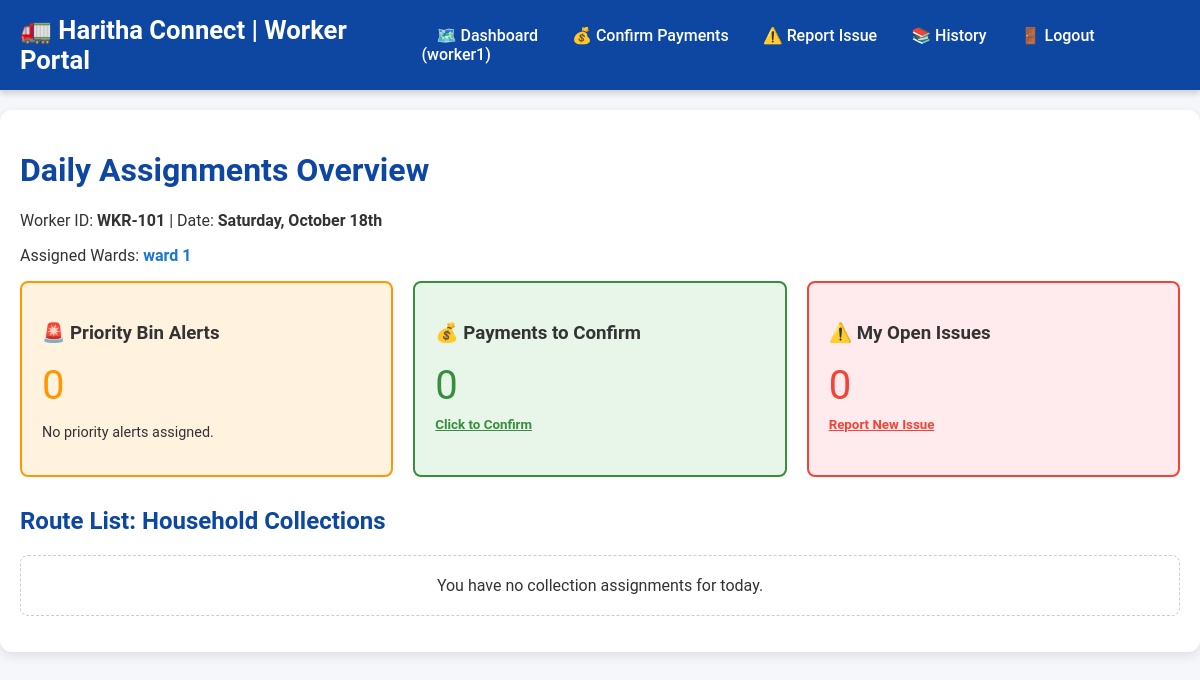
Before: /workers/dashboard/ (signed in) with the older database file.
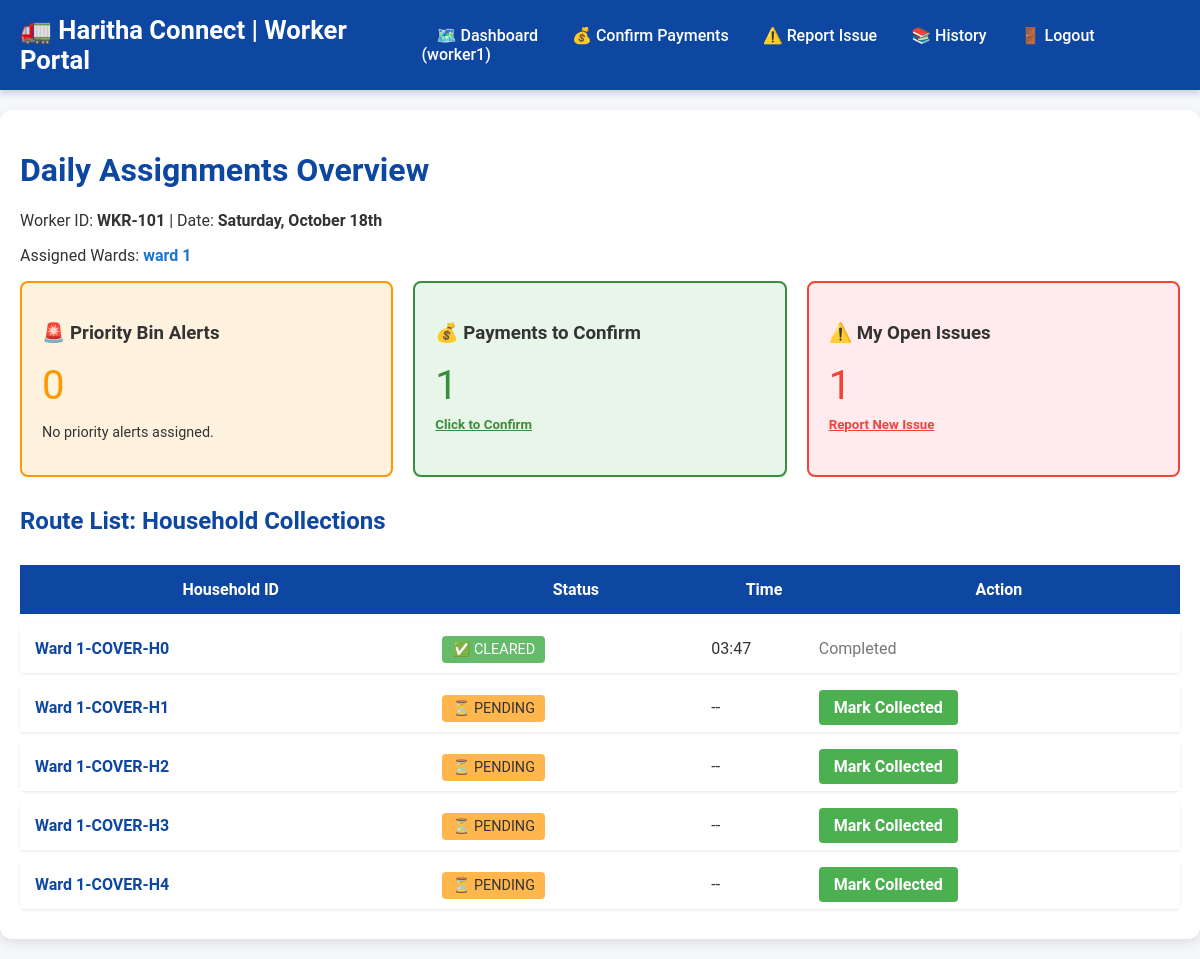
After: the same page with the newer database file.
### workers/models.py (models this page shows, shortened)
class WorkerProfile(models.Model):
    user = models.OneToOneField(settings.AUTH_USER_MODEL, on_delete=models.CASCADE)
    worker_id = models.CharField(max_length=50, unique=True)
    assigned_wards = JSONField(default=list)
    class Meta:
        verbose_name_plural = "Worker Profiles"

class CollectionAssignment(models.Model):
    worker = models.ForeignKey(WorkerProfile, on_delete=models.CASCADE)
    assignment_date = models.DateField(default=timezone.now)
    collection_cycle_day = models.IntegerField(default=1, help_text="Day of the month's collection cycle (1-10).")
    household_id = models.CharField(max_length=50)
    is_collected = models.BooleanField(default=False)
    collection_time = models.DateTimeField(null=True, blank=True)
    photo_proof = models.ImageField(upload_to='collection_proofs/', null=True, blank=True, help_text="Upload photo proof of collection (Max size: 5 MB).")
    class Meta:
        unique_together = ('assignment_date', 'household_id')

### workers/views.py (the view)
# urls.py: path('dashboard/', views.worker_dashboard, name='worker_dashboard'),
@login_required(login_url='worker_login')
@user_passes_test(is_worker, login_url='worker_login')
def worker_dashboard(request):
    worker_profile = request.user.workerprofile
    today = timezone.localdate()
    current_month = today.month
    current_year = today.year
    households_to_skip = NoCollectionRequest.objects.filter(
        collection_month=current_month,
        collection_year=current_year
    ).values_list('resident__household_id', flat=True)
    daily_assignments = CollectionAssignment.objects.filter(
        worker=worker_profile,
        assignment_date=today
    ).exclude(household_id__in=households_to_skip).order_by('household_id')
    priority_alerts = BinFullAlert.objects.filter(
        worker_assigned=worker_profile
    ).exclude(status='CLEARED')
    unconfirmed_payments_count = Payment.objects.filter(
        is_paid_online=False,
        worker_who_received_cash__isnull=True
    ).count()
    open_worker_complaints = WorkerComplaint.objects.filter(worker=worker_profile, status='PENDING').count()
    context = {
        'worker_profile': worker_profile,
        'today': today,
        'assignments': daily_assignments,
        'priority_alerts': priority_alerts,
        'unconfirmed_payments_count': unconfirmed_payments_count,
        'open_worker_complaints': open_worker_complaints,
    }
    return render(request, 'workers/dashboard.html', context)

### workers/views.py (called while the page is built)
def is_worker(user):
    return WorkerProfile.objects.filter(user=user).exists()

### workers/templates/workers/dashboard.html (shortened to what this page needs)
{% extends "workers/base.html" %}
{% block content %}
    <h1>Daily Assignments Overview</h1>
    <p>Worker ID: <strong>{{ worker_profile.worker_id }}</strong> | Date: <strong>{{ today|date:"l, F jS" }}</strong></p>
    <p>Assigned Wards: <strong style="color: #1976d2;">{{ worker_profile.assigned_wards|join:", " }}</strong></p>
    <div style="display: grid; grid-template-columns: repeat(3, 1fr); gap: 20px; margin-bottom: 30px;">
        <div style="border: 2px solid #ff9800; padding: 20px; border-radius: 8px; background-color: #fff3e0;">
            <h3>🚨 Priority Bin Alerts</h3>
            <p style="font-size: 2.5em; color: #ff9800; margin: 5px 0;">{{ priority_alerts.count }}</p>
            {% if priority_alerts %}
                <ul style="list-style: none; padding: 0; margin-top: 10px;">
                    {% for alert in priority_alerts %}
                    <li style="border: 1px solid #ff9800; padding: 10px; margin-bottom: 5px; background-color: #fffaf0; font-size: 0.9em;">
                        #{{ alert.id }} - {{ alert.resident.household_id }}
                        <a href="{% url 'alert_detail_action' alert.id %}"
           style="margin-left: 10px; color: #0d47a1; font-weight: bold;">
            View Details & Clear
        </a>
                    </li>
                    {% endfor %}
                </ul>
            {% else %}
                <p style="font-size: 0.9em;">No priority alerts assigned.</p>
            {% endif %}
        </div>
        <div style="border: 2px solid #388e3c; padding: 20px; border-radius: 8px; background-color: #e8f5e9;">
            <h3>💰 Payments to Confirm</h3>
            <p style="font-size: 2.5em; color: #388e3c; margin: 5px 0;">{{ unconfirmed_payments_count }}</p>
            <small><a href="{% url 'confirm_offline_payment' %}" style="color: #388e3c; font-weight: bold;">Click to Confirm</a></small>
        </div>
        <div style="border: 2px solid #f44336; padding: 20px; border-radius: 8px; background-color: #ffebee;">
            <h3>⚠️ My Open Issues</h3>
            <p style="font-size: 2.5em; color: #f44336; margin: 5px 0;">{{ open_worker_complaints }}</p>
            <small><a href="{% url 'raise_field_issue' %}" style="color: #f44336; font-weight: bold;">Report New Issue</a></small>
        </div>
    </div> <h2 style="margin-top: 30px;">Route List: Household Collections</h2>
    {% if assignments %}
        <table style="width: 100%; border-spacing: 0 10px; border: none;">
            <thead>
                <tr style="background-color: #0d47a1; color: white;">
                    <th style="padding: 15px;">Household ID</th>
                    <th>Status</th>
                    <th>Time</th>
                    <th>Action</th>
                </tr>
            </thead>
            <tbody>
                {% for assignment in assignments %}
                <tr style="box-shadow: 0 1px 3px rgba(0,0,0,0.1); border-radius: 4px; background-color: white;">
                    <td style="font-weight: bold; color: #0d47a1; padding: 15px;">{{ assignment.household_id }}</td>
                    <td>
                        {% if assignment.is_collected %}
                            <span style="background-color: #66bb6a; color: white; padding: 5px 10px; border-radius: 4px; font-size: 0.9em;">✅ CLEARED</span>
                        {% else %}
                            <span style="background-color: #ffb74d; color: #333; padding: 5px 10px; border-radius: 4px; font-size: 0.9em;">⏳ PENDING</span>
                        {% endif %}
                    </td>
                    <td>
                        {% if assignment.collection_time %}
                            {{ assignment.collection_time|date:"H:i" }}
                        {% else %}
                            --
                        {% endif %}
                    </td>
                    <td>
                        {% if not assignment.is_collected %}
                            <a href="{% url 'update_collection_status' assignment.id %}" class="btn btn-success">
                                Mark Collected
                            </a>
                        {% else %}
                            <span style="color: #777;">Completed</span>
                        {% endif %}
                    </td>
                </tr>
                {% endfor %}
            </tbody>
        </table>
    {% else %}
        <p style="padding: 20px; border: 1px dashed #ccc; border-radius: 8px; text-align: center;">You have no collection assignments for today.</p>
    {% endif %}
{% endblock %}

### workers/templates/workers/base.html (shortened to what this page needs)
<!DOCTYPE html>
<html lang="en">
<head>
</head>
<body>
    <nav class="navbar">
        <span class="logo">🚛 Haritha Connect | Worker Portal</span>
        <div>
            <div>
    {% if request.user.is_authenticated %}
        <a href="{% url 'worker_dashboard' %}">🗺️ Dashboard</a>
        <a href="{% url 'confirm_offline_payment' %}">💰 Confirm Payments</a>
        <a href="{% url 'raise_field_issue' %}">⚠️ Report Issue</a>
        <a href="{% url 'worker_history' %}">📚 History</a>
        <a href="{% url 'worker_logout' %}">🚪 Logout ({{ request.user.username }})</a>
    {% else %}
                <a href="{% url 'worker_login' %}">Login</a>
            {% endif %}
        </div>
    </nav>
    <div class="container">
        {% block content %}
        {% endblock %}
    </div>
</body>
</html>

### workers/templates/workers/base.html (style rules this page uses)
body { font-family: 'Roboto', Arial, sans-serif; margin: 0; background-color: #f5f7fa; color: #333; }
.container { padding: 20px; max-width: 1200px; margin: 20px auto; background: white; border-radius: 12px; box-shadow: 0 4px 12px rgba(0, 0, 0, 0.1); }
h1, h2 { color: #0d47a1; }
.navbar { background-color: #0d47a1; padding: 15px 20px; color: white; display: flex; justify-content: space-between; align-items: center; box-shadow: 0 4px 6px rgba(0, 0, 0, 0.15); }
.navbar a { color: white; text-decoration: none; padding: 10px 15px; border-radius: 6px; transition: background-color 0.3s; font-weight: 500; }
.logo { font-size: 1.6em; font-weight: bold; }
.btn { padding: 8px 15px; border: none; border-radius: 4px; cursor: pointer; font-weight: bold; text-decoration: none; display: inline-block; transition: background-color 0.3s; }
.btn-success { background-color: #4CAF50; color: white; }

Changed rows visible on the page:
added CollectionAssignment: household_id "Ward 1-COVER-H0", is_collected "✅ CLEARED", collection_time "03:47"
added CollectionAssignment: household_id "Ward 1-COVER-H1", is_collected "⏳ PENDING"
added CollectionAssignment: household_id "Ward 1-COVER-H2", is_collected "⏳ PENDING"
added CollectionAssignment: household_id "Ward 1-COVER-H3", is_collected "⏳ PENDING"
added CollectionAssignment: household_id "Ward 1-COVER-H4", is_collected "⏳ PENDING"
Other visible differences:
{{ unconfirmed_payments_count }}: "0" → "1"
{{ open_worker_complaints }}: "0" → "1"
text no longer shown: "You have no collection assignments for today."
text now shown: "Household ID Status Time Action"
